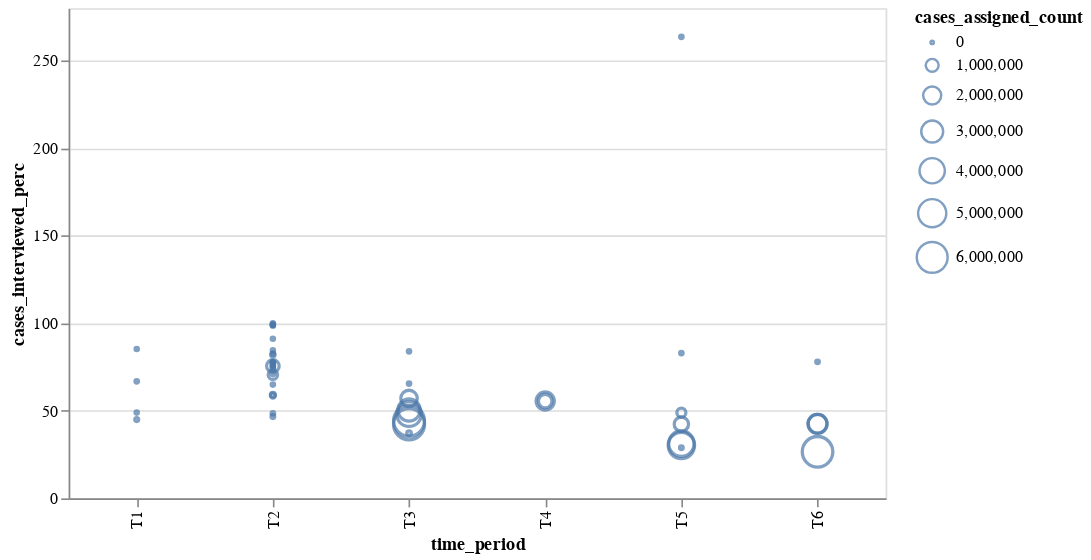

Write notebook code for a chart like this one.
### Code cell
alt.Chart(df).mark_point().encode(
    alt.X("time_period:O"),
    alt.Y("cases_interviewed_perc:Q"),
    alt.Size("cases_assigned_count:Q", ),
    #alt.Color("region:N"),
    tooltip = [
        alt.Tooltip("source:N"),
        alt.Tooltip("pm_start_date:T"),
        alt.Tooltip("pm_end_date:T")
   ]
).properties(
    width=500
)
